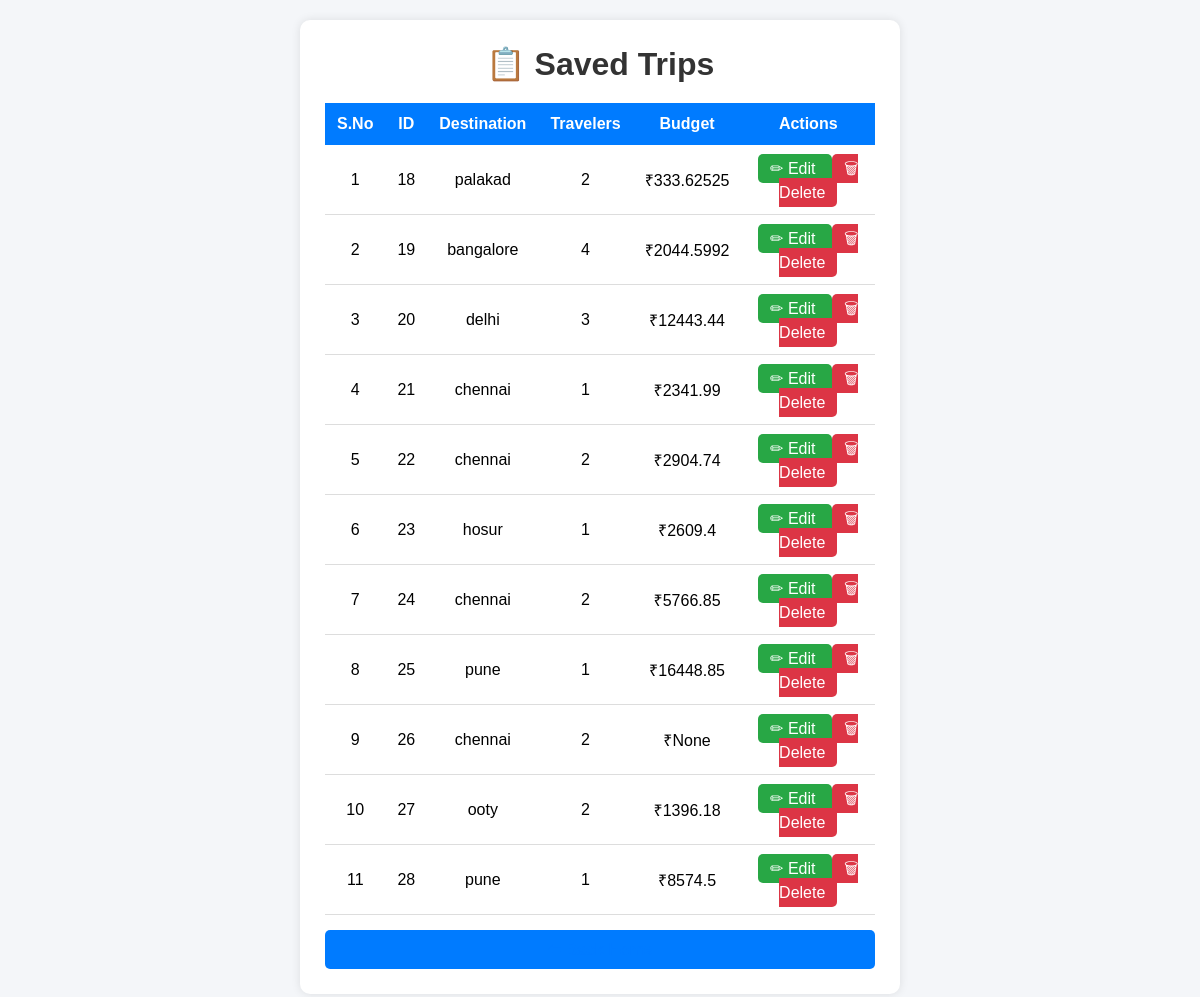
Page /trips on the committed database.
### tables this page shows
CREATE TABLE trips (
            id INTEGER PRIMARY KEY AUTOINCREMENT,
            destination TEXT,
            travelers INTEGER,
            total_distance REAL,
            transport_mode TEXT,
            transport_cost REAL,
            fuel_type TEXT,
            fuel_price REAL,
            fuel_cost REAL,
            food_cost REAL,
            room_cost REAL,
            toll_charges REAL,
            parking_fee REAL,
            vehicle_type TEXT,
            vehicle_rental_cost REAL,
            places_fee_total REAL,
            total_budget REAL,
            cost_per_person REAL
        );

### app.py (the view)
@app.route('/trips')
def trips():
    conn = sqlite3.connect("travel_budget.db")
    cursor = conn.cursor()
    cursor.execute(
        "SELECT * FROM trips"
    )
    trips = cursor.fetchall()
    conn.close()
    return render_template(
        "trips.html",
        trips=trips
    )

### templates/trips.html (shortened to what this page needs)
<!DOCTYPE html>
<html lang="en">
<head>
    <link rel="stylesheet"
          href="{{ url_for('static', filename='style.css') }}">
</head>
<body>
<div class="container">
    <h1>📋 Saved Trips</h1>
    {% if trips %}
    <table>
        <thead>
            <tr>
                <th>S.No</th>
                <th>ID</th>
                <th>Destination</th>
                <th>Travelers</th>
                <th>Budget</th>
                <th>Actions</th>
            </tr>
        </thead>
        <tbody>
            {% for trip in trips %}
            <tr>
                <td>{{ loop.index }}</td>
                <td>{{ trip[0] }}</td>
                <td>{{ trip[1] }}</td>
                <td>{{ trip[2] }}</td>
                <td>₹{{ trip[16] if trip[16] else trip[3] }}</td>
                <td>
                    <a href="/edit/{{ trip[0] }}"
                       class="edit-btn">✏
                        Edit
                    </a>
                    <a href="/delete/{{ trip[0] }}"
                       class="delete-btn"
                       onclick="return confirm('Delete this trip?')">
                       🗑 Delete
                    </a>
                </td>
            </tr>
            {% endfor %}
        </tbody>
    </table>
    {% else %}
        <div class="empty">
            No trips saved yet.
        </div>
    {% endif %}
    <a href="/" class="back-btn">
    </a>
</div>
</body>
</html>

### static/style.css (style rules this page uses)
* { margin:0; padding:0; box-sizing:border-box; }
body { font-family: 'Segoe UI', sans-serif; background: linear-gradient( 135deg, #74ebd5, #9face6 ); min-height:100vh; padding:30px; }
.container { max-width:1000px; margin:auto; background:#fff; padding:30px; border-radius:20px; box-shadow:0 10px 30px rgba(0,0,0,.15); }
h1 { text-align:center; margin-bottom:20px; color:#2c3e50; }
.back-btn { display:block; text-align:center; text-decoration:none; color:#3498db; font-weight:bold; }
body { font-family: Arial, sans-serif; background:#f4f6f9; margin:0; padding:20px; }
.container { max-width:1100px; margin:auto; background:white; padding:20px; border-radius:10px; box-shadow:0 0 10px rgba(0,0,0,.1); }
h1 { text-align:center; color:#333; }
table { width:100%; border-collapse:collapse; margin-top:20px; }
th { background:#007bff; color:white; padding:12px; }
td { padding:12px; text-align:center; border-bottom:1px solid #ddd; }
.edit-btn { text-decoration:none; background:#28a745; color:white; padding:6px 12px; border-radius:5px; }
.delete-btn { text-decoration:none; background:#dc3545; color:white; padding:6px 12px; border-radius:5px; }
.back-btn { display:inline-block; margin-top:20px; text-decoration:none; background:#007bff; color:white; padding:10px 20px; border-radius:5px; }
.container { max-width:600px; margin:auto; background:white; padding:25px; border-radius:10px; box-shadow:0 0 10px rgba(0,0,0,0.1); }
.back-btn { display:block; text-align:center; margin-top:15px; text-decoration:none; color:#007bff; }

### rows in the picture
trips: id "18", destination "palakad", travelers "2", total_budget "333.62525"
trips: id "19", destination "bangalore", travelers "4", total_budget "2044.5992"
trips: id "20", destination "delhi", travelers "3", total_budget "12443.44"
trips: id "21", destination "chennai", travelers "1", total_budget "2341.99"
trips: id "22", destination "chennai", travelers "2", total_budget "2904.74"
trips: id "23", destination "hosur", travelers "1", total_budget "2609.4"
trips: id "24", destination "chennai", travelers "2", total_budget "5766.85"
trips: id "25", destination "pune", travelers "1", total_budget "16448.85"
trips: id "26", destination "chennai", travelers "2", total_budget "None"
trips: id "27", destination "ooty", travelers "2", total_budget "1396.18"
trips: id "28", destination "pune", travelers "1", total_budget "8574.5"
